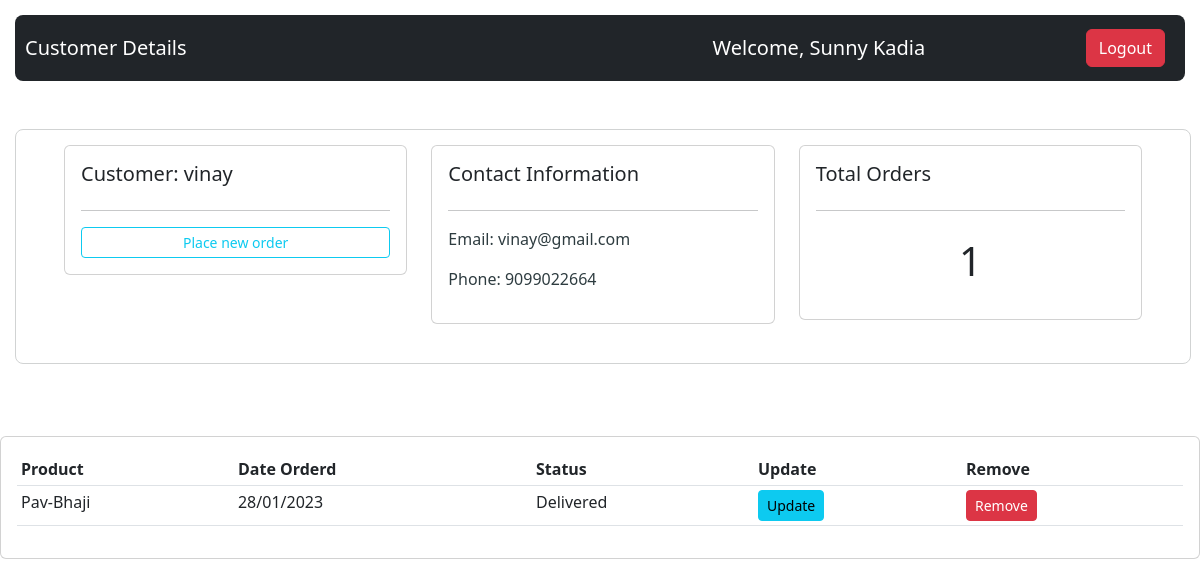
Before: /customer-details/2 (signed in) with the older database file.
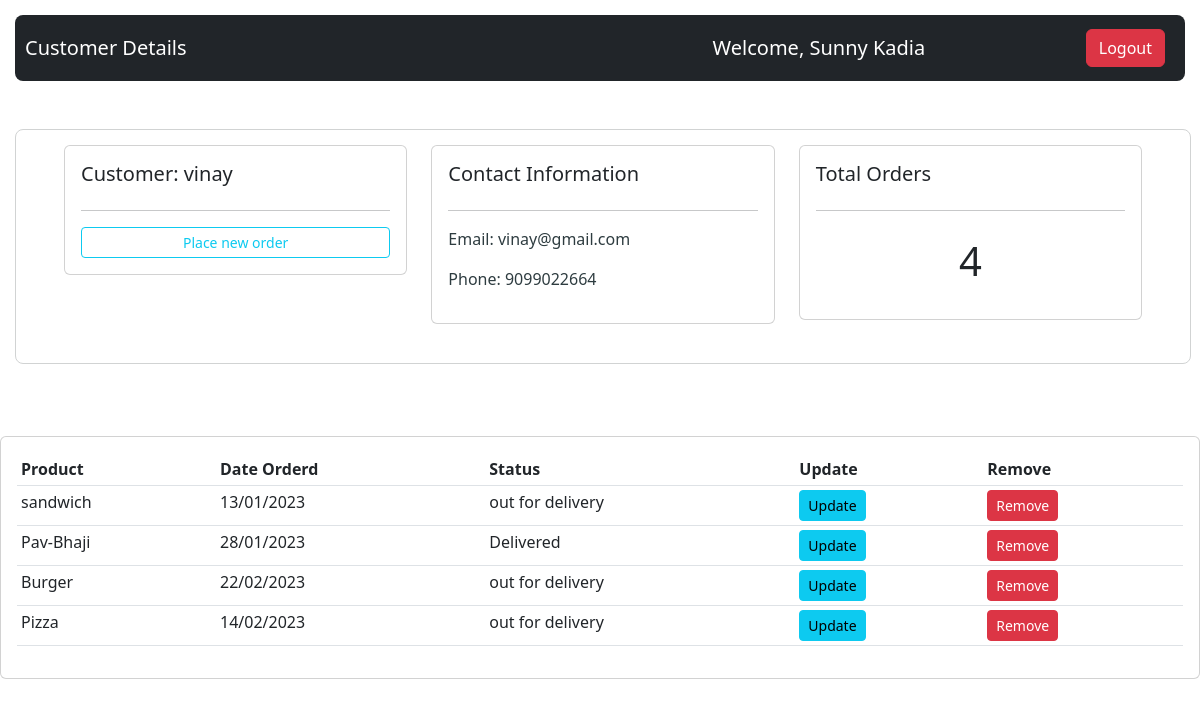
After: the same page with the newer database file.
### main.py (models this page shows)
class User(UserMixin, db.Model):
    id = db.Column(db.Integer, primary_key=True)
    email = db.Column(db.String(100), unique=True)
    password = db.Column(db.String(1000))
    name = db.Column(db.String(1000))

class Customer(db.Model):
    id = db.Column(db.Integer, primary_key=True)
    name = db.Column(db.String(20), unique=True)
    address = db.Column(db.String(100))
    phoneNumber = db.Column(db.Integer, unique=True)
    city = db.Column(db.String(20))
    state = db.Column(db.String(20))
    mail = db.Column(db.String)

class order(db.Model):
    id = db.Column(db.Integer, primary_key=True)
    customer_id = db.Column(db.Integer)
    date_created = db.Column(db.String)
    status = db.Column(db.String)
    product = db.Column(db.String)

### main.py (the view)
@app.route('/customer-details/<id>')
def customer_details(id):
    customer = Customer.query.get(id)
    total_items = db.session.query(order.customer_id, func.count(order.customer_id)).group_by(order.customer_id)
    total_products = db.session.query(order).filter(order.customer_id == int(id))
    for item in total_items:
        if int(id) == item[0]:
            total_orders = item
            return render_template("customer_details.html", name=current_user.name, customer=customer, total_orders=total_orders, total_products=total_products)
    return render_template("customer_details.html", name=current_user.name, customer=customer)

### main.py (called while the page is built)
@login_manager.user_loader
def load_user(user_id):
    return User.query.get(int(user_id))

### templates/customer_details.html (shortened to what this page needs)
<!DOCTYPE html>
<html lang="en">
<head>
    <link href="https://cdn.jsdelivr.net/npm/bootstrap@5.3.0-alpha1/dist/css/bootstrap.min.css" rel="stylesheet"
>
    <link rel="stylesheet" href="style.css">
</head>
<body>
<nav class="navbar navbar-expand-lg navbar-dark bg-dark">
    <a class="navbar-brand" href="{{ url_for('customer_details', id=customer.id) }}" style="padding:10px;">Customer
        Details</a>
    <div class="collapse navbar-collapse" id="navbarNav">
        <ul class="navbar-nav">
            <span class="name-user" style="color:white;font-size:20px;margin-left:500px">Welcome, {{ name }}</span>
        </ul>
    </div>
    <span class="name-user" style="padding-right:20px;"><a class="btn btn-danger"
                                                           href="{{ url_for('logout') }}">Logout</a></span>
</nav>
<div class="container-fluid main-content my-5 px-5">
    <div class="row">
        <div class="col-md">
            <div class="card card-body">
                <h5>Customer: {{ customer.name }}</h5>
                <hr>
                <a class="btn btn-outline-info  btn-sm btn-block" href="{{ url_for('place_new_order', id=customer.id) }}">Place
                    new order</a>
            </div>
        </div>
        <div class="col-md">
            <div class="card card-body">
                <h5>Contact Information</h5>
                <hr>
                <p class="user-info">Email: {{ customer.mail }} </p>
                <p class="user-info">Phone: {{ customer.phoneNumber }} </p>
            </div>
        </div>
        <div class="col-md">
            <div class="card card-body">
                <h5>Total Orders</h5>
                <hr>
                <h1 style="text-align: center;padding: 10px">{{ total_orders[1] }}</h1>
            </div>
        </div>
    </div>
    <br>
</div>
<br>
<div class="row">
    <div class="col-md">
        <div class="card card-body">
            <table class="table table-sm">
                <tr>
                    <th>Product</th>
                    <th>Date Orderd</th>
                    <th>Status</th>
                    <th>Update</th>
                    <th>Remove</th>
                </tr>
                {% for product in total_products: %}
                <tr>
                    <td>{{ product.product }}</td>
                    <td>{{ product.date_created }}</td>
                    <td>{{ product.status }}</td>
                    <td><a class="btn btn-sm btn-info" href="#">Update</a></td>
                    <td><a class="btn btn-sm btn-danger" href="#">Remove</a>
                    </td>
                </tr>
                {% endfor %}
            </table>
        </div>
    </div>
</div>
</body>
</html>

### static/css/style.css (style rules this page uses)
body { position: relative; }
.main-content { border-radius: 8px; border: 1px solid #d1d3d3; max-width: 98%; margin: 15px; padding: 15px; }
.navbar { margin: 15px; border-radius: 8px; }
.navbar-brand { padding-left: 15px; }
.name-user { padding-right: 15px; }
.navbar ul { float: right; margin: 0px; padding: 0px; }
.team_content h5, p { color: whitesmoke; }
.user-info { color: #2e3c40; }

Changed rows visible on the page:
now on this page (row edited): order: product "sandwich", date_created "13/01/2023", status "out for delivery"
now on this page (row edited): order: product "Burger", date_created "22/02/2023", status "out for delivery"
now on this page (row edited): order: product "Pizza", date_created "14/02/2023", status "out for delivery"
Other visible differences:
{{ total_orders[1] }}: "1" → "4"
